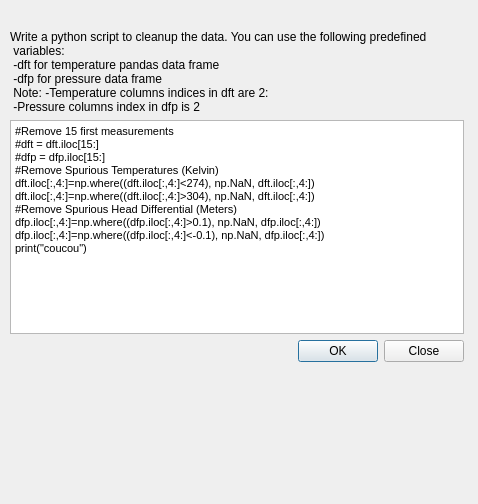
<?xml version="1.0" encoding="UTF-8"?>
<ui version="4.0">
 <class>dialogcleanup</class>
 <widget class="QDialog" name="dialogcleanup">
  <property name="geometry">
   <rect>
    <x>0</x>
    <y>0</y>
    <width>478</width>
    <height>504</height>
   </rect>
  </property>
  <property name="windowTitle">
   <string>CleanUp Dialog</string>
  </property>
  <property name="accessibleName">
   <string>dialogcleanup</string>
  </property>
  <widget class="QWidget" name="layoutWidget">
   <property name="geometry">
    <rect>
     <x>10</x>
     <y>30</y>
     <width>454</width>
     <height>332</height>
    </rect>
   </property>
   <layout class="QGridLayout" name="gridLayout">
    <item row="3" column="0">
     <widget class="QDialogButtonBox" name="buttonBox">
      <property name="orientation">
       <enum>Qt::Horizontal</enum>
      </property>
      <property name="standardButtons">
       <set>QDialogButtonBox::Close|QDialogButtonBox::Ok</set>
      </property>
     </widget>
    </item>
    <item row="0" column="0">
     <widget class="QLabel" name="label">
      <property name="text">
       <string>Write a python script to cleanup the data. You can use the following predefined 
 variables:
 -dft for temperature pandas data frame 
 -dfp for pressure data frame 
 Note: -Temperature columns indices in dft are 2: 
 -Pressure columns index in dfp is 2</string>
      </property>
     </widget>
    </item>
    <item row="2" column="0">
     <widget class="QTextEdit" name="textEdit">
      <property name="html">
       <string>&lt;!DOCTYPE HTML PUBLIC &quot;-//W3C//DTD HTML 4.0//EN&quot; &quot;http://www.w3.org/TR/REC-html40/strict.dtd&quot;&gt;
&lt;html&gt;&lt;head&gt;&lt;meta name=&quot;qrichtext&quot; content=&quot;1&quot; /&gt;&lt;style type=&quot;text/css&quot;&gt;
p, li { white-space: pre-wrap; }
&lt;/style&gt;&lt;/head&gt;&lt;body style=&quot; font-family:'MS Shell Dlg 2'; font-size:7.8pt; font-weight:400; font-style:normal;&quot;&gt;
&lt;p style=&quot; margin-top:0px; margin-bottom:0px; margin-left:0px; margin-right:0px; -qt-block-indent:0; text-indent:0px;&quot;&gt;&lt;span style=&quot; font-size:8pt;&quot;&gt;#Remove 15 first measurements&lt;/span&gt;&lt;/p&gt;
&lt;p style=&quot; margin-top:0px; margin-bottom:0px; margin-left:0px; margin-right:0px; -qt-block-indent:0; text-indent:0px;&quot;&gt;&lt;span style=&quot; font-size:8pt;&quot;&gt;#dft = dft.iloc[15:]&lt;/span&gt;&lt;/p&gt;
&lt;p style=&quot; margin-top:0px; margin-bottom:0px; margin-left:0px; margin-right:0px; -qt-block-indent:0; text-indent:0px;&quot;&gt;&lt;span style=&quot; font-size:8pt;&quot;&gt;#dfp = dfp.iloc[15:]&lt;/span&gt;&lt;/p&gt;
&lt;p style=&quot; margin-top:0px; margin-bottom:0px; margin-left:0px; margin-right:0px; -qt-block-indent:0; text-indent:0px;&quot;&gt;&lt;span style=&quot; font-size:8pt;&quot;&gt;#Remove Spurious Temperatures (Kelvin)&lt;/span&gt;&lt;/p&gt;
&lt;p style=&quot; margin-top:0px; margin-bottom:0px; margin-left:0px; margin-right:0px; -qt-block-indent:0; text-indent:0px;&quot;&gt;&lt;span style=&quot; font-size:8pt;&quot;&gt;dft.iloc[:,4:]=np.where((dft.iloc[:,4:]&amp;lt;274), np.NaN, dft.iloc[:,4:])&lt;/span&gt;&lt;/p&gt;
&lt;p style=&quot; margin-top:0px; margin-bottom:0px; margin-left:0px; margin-right:0px; -qt-block-indent:0; text-indent:0px;&quot;&gt;&lt;span style=&quot; font-size:8pt;&quot;&gt;dft.iloc[:,4:]=np.where((dft.iloc[:,4:]&amp;gt;304), np.NaN, dft.iloc[:,4:])&lt;/span&gt;&lt;/p&gt;
&lt;p style=&quot; margin-top:0px; margin-bottom:0px; margin-left:0px; margin-right:0px; -qt-block-indent:0; text-indent:0px;&quot;&gt;&lt;span style=&quot; font-size:8pt;&quot;&gt;#Remove Spurious Head Differential (Meters)&lt;/span&gt;&lt;/p&gt;
&lt;p style=&quot; margin-top:0px; margin-bottom:0px; margin-left:0px; margin-right:0px; -qt-block-indent:0; text-indent:0px;&quot;&gt;&lt;span style=&quot; font-size:8pt;&quot;&gt;dfp.iloc[:,4:]=np.where((dfp.iloc[:,4:]&amp;gt;0.1), np.NaN, dfp.iloc[:,4:])&lt;/span&gt;&lt;/p&gt;
&lt;p style=&quot; margin-top:0px; margin-bottom:0px; margin-left:0px; margin-right:0px; -qt-block-indent:0; text-indent:0px;&quot;&gt;&lt;span style=&quot; font-size:8pt;&quot;&gt;dfp.iloc[:,4:]=np.where((dfp.iloc[:,4:]&amp;lt;-0.1), np.NaN, dfp.iloc[:,4:])&lt;/span&gt;&lt;/p&gt;
&lt;p style=&quot; margin-top:0px; margin-bottom:0px; margin-left:0px; margin-right:0px; -qt-block-indent:0; text-indent:0px;&quot;&gt;&lt;span style=&quot; font-size:8pt;&quot;&gt;print(&amp;quot;coucou&amp;quot;)&lt;/span&gt;&lt;/p&gt;&lt;/body&gt;&lt;/html&gt;</string>
      </property>
     </widget>
    </item>
   </layout>
  </widget>
 </widget>
 <resources/>
 <connections>
  <connection>
   <sender>buttonBox</sender>
   <signal>accepted()</signal>
   <receiver>dialogcleanup</receiver>
   <slot>accept()</slot>
   <hints>
    <hint type="sourcelabel">
     <x>248</x>
     <y>254</y>
    </hint>
    <hint type="destinationlabel">
     <x>157</x>
     <y>274</y>
    </hint>
   </hints>
  </connection>
  <connection>
   <sender>buttonBox</sender>
   <signal>rejected()</signal>
   <receiver>dialogcleanup</receiver>
   <slot>reject()</slot>
   <hints>
    <hint type="sourcelabel">
     <x>316</x>
     <y>260</y>
    </hint>
    <hint type="destinationlabel">
     <x>286</x>
     <y>274</y>
    </hint>
   </hints>
  </connection>
 </connections>
</ui>
